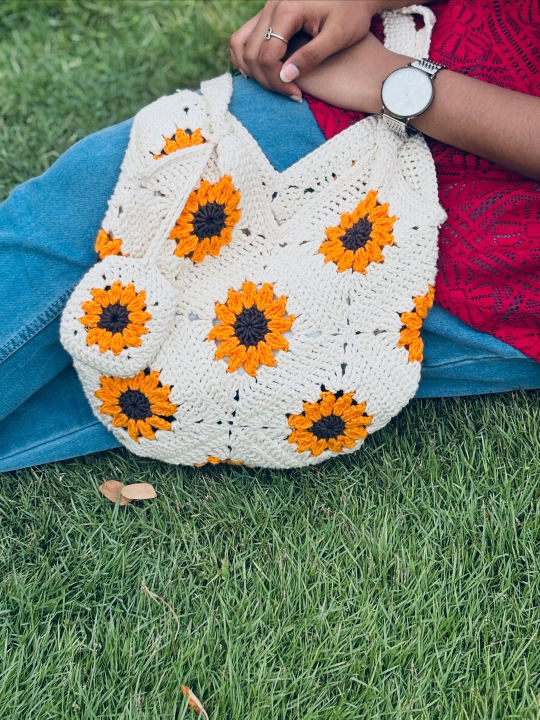
#> input picture 3img.jpg, 1080 x 1439 px (shown at 1/2 size)
$ jupyter execute --allow-errors 'Ex 12.ipynb'
#> lines starting #> are read from the running program, lines starting #| are printed output that depends on the picture
# EXP-12 -PROJECT: Face Detection with Haar Cascades
# reg no : 212224040450
# Name : Thamizh S

I) ROI Segmentation in an Image using Bitwise AND

[cell 1]
import cv2
import numpy as np
import matplotlib.pyplot as plt

[cell 2]
# Step 1: Read the image and convert the image into RGB
image = cv2.imread('3img.jpg')  # Replace with your image path
#> image is the input picture: shape (1439, 1080, 3); mean B, G, R 114, 128.7, 122.2
image_rgb = cv2.cvtColor(image, cv2.COLOR_BGR2RGB)

[cell 3]
# Step 2: Display the original image
plt.imshow(image_rgb)
plt.title("Original Image")
plt.axis('on')
plt.show()

[cell 4]
# Step 4: Set the pixels to display the ROI (Region of Interest)
# Define the coordinates for the Region of Interest (ROI)
# (startY:endY, startX:endX)
roi = image[100:420, 200:550]  # ROI coordinates (adjust as needed)
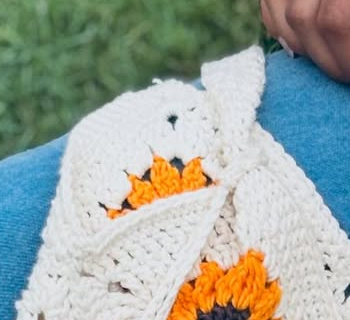
#> roi: shape (320, 350, 3); mean B, G, R 158.2, 166.1, 155.3

# Create a blank mask of the same size as the original image
mask = np.zeros_like(image)

# Place the ROI on the mask
mask[100:420, 200:550] = roi
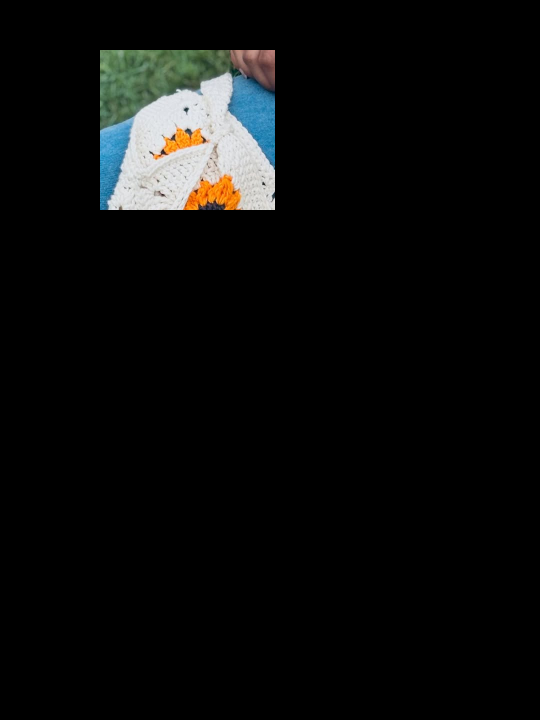
#> mask: shape (1439, 1080, 3) (shown at 1/2 size); mean B, G, R 11.4, 12, 11.2

[cell 5]
# Step 5: Perform bitwise conjunction of the two arrays using bitwise_and
segmented_roi = cv2.bitwise_and(image, mask)

[cell 6]
# Step 6: Display the segmented ROI from the image
segmented_roi_rgb = cv2.cvtColor(segmented_roi, cv2.COLOR_BGR2RGB)
plt.imshow(segmented_roi_rgb)
plt.title("Segmented ROI")
plt.axis('off')
plt.show()
